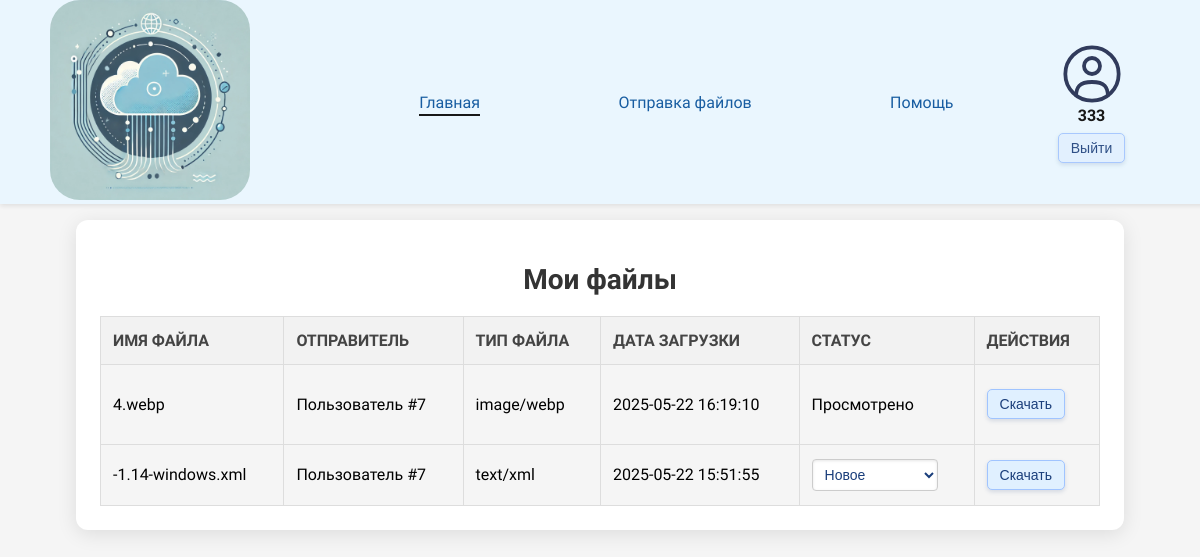
/pages/userPage.php (signed in), run on the app's committed database.
### tables this page shows
CREATE TABLE `files` (
  `id` int NOT NULL,
  `sender_id` int NOT NULL,
  `receiver_id` int DEFAULT '0',
  `file_name` varchar(255) NOT NULL,
  `mime_type` varchar(100) NOT NULL,
  `file_path` varchar(500) NOT NULL,
  `upload_date` timestamp NOT NULL DEFAULT CURRENT_TIMESTAMP,
  `status` enum('Новое','Просмотрено') NOT NULL DEFAULT 'Новое'
);

### pages/userPage.php (the view, shortened to what this page needs)
<? session_start();
if (isset($_SESSION['id'])) {
    require_once '../db/connection.php';
    $stmt = $conn->prepare("SELECT id, sender_id, receiver_id, file_name, mime_type, upload_date, status FROM files  WHERE receiver_id = ? OR receiver_id = 0 ORDER BY upload_date DESC");
    $stmt->execute([$_SESSION['id']]);
    $files = $stmt->fetchAll();
    $users = [];
    $stmt = $conn->prepare("SELECT id, login FROM users");
    $stmt->execute();
    $userResults = $stmt->fetchAll(PDO::FETCH_ASSOC);
    foreach ($userResults as $user) {
        $users[$user['id']] = $user['username'];
    }
} else {
    header('location:../index.html');
    exit;
}
?>
<!DOCTYPE html>
<html lang="ru">
<head>
    <link rel="stylesheet" href="../css/style.css">
    <link rel="stylesheet" href="../css/userPage.css">
</head>
<body>
    <header class="header">
        <a href="#"><img class="logo" src="../images/logo.webp" alt="Логотип компании"></a>
        <nav class="header__nav">
            <div class="header__cat">
                <a href="userPage.php" class="header__cat-link active">Главная</a>
                <a href="filesPage.php" class="header__cat-link">Отправка файлов</a>
                <a href="helpPage.php" class="header__cat-link">Помощь</a>
            </div>
            <div class="header__user">
                <div class="profile-container">
                    <div class="profile-container__info">
                        <p><? echo $_SESSION['login'] ?></p>
                    </div>
                    <form action="../php/logout.php" method="post" style="margin-top: 8px;">
                        <input class="profile-container__button" type="submit" value="Выйти">
                    </form>
                </div>
            </div>
        </nav>
    </header>
    <main>
        <div class="container">
            <h1>Мои файлы</h1>
            <?php if (!empty($files)): ?>
                <table class="files-table">
                    <thead>
                        <tr>
                            <th>Имя файла</th>
                            <th>Отправитель</th>
                            <th>Тип файла</th>
                            <th>Дата загрузки</th>
                            <th>Статус</th>
                            <th>Действия</th>
                        </tr>
                    </thead>
                    <tbody>
                        <?php foreach ($files as $file): ?>
                            <?php $statusClass = ($file['status'] === 'новое') ? 'status-new' : 'status-read'; ?>
                            <tr class="<?= $statusClass ?>">
                                <td><?= $file['file_name'] ?></td>
                                <td>
                                    <?php
                                    if ($file['sender_id'] == 0) {
                                        echo 'Системное сообщение';
                                    } else {
                                        echo isset($users[$file['sender_id']]) ?
                                            htmlspecialchars($users[$file['sender_id']]) :
                                            'Пользователь #' . $file['sender_id'];
                                    }
                                    ?>
                                </td>
                                <td><?= $file['mime_type'] ?></td>
                                <td><?= $file['upload_date'] ?></td>
                                <td>
                                    <? if ($file['status'] === 'Новое'): ?>
                                        <form method="post" action="../php/updateStatus.php" class="status-form">
                                            <select name="status" onchange="this.form.submit()">
                                                <option value="Новое" <?= $file['status'] === 'Новое' ? 'selected' : '' ?>>Новое</option>
                                            </select>
                                        </form>
                                    <? else: ?>
                                        <p>Просмотрено</p>
                                    <? endif ?>
                                </td>
                                <td>
                                    <form action="../php/download.php" method="get">
                                        <button class="download__btn" type="submit" >Скачать</button>
                                    </form>
                                </td>
                            </tr>
                        <?php endforeach; ?>
                    </tbody>
                </table>
            <?php else: ?>
                <div class="no-files">
                    <p>У вас нет доступных файлов</p>
                </div>
            <?php endif; ?>
        </div>
    </main>
</body>
</html>

### css/style.css (style rules this page uses)
body { margin: 0; font-family: 'Comfortaa', cursive; background-color: #ffffff; }
.header { position: fixed; top: 0; left: 0; width: 100%; background-color: white; z-index: 100; box-shadow: 0px 2px 5px rgba(0, 0, 0, 0.1); display: flex; padding: 0 50px 0 50px; justify-content: space-between; align-items: center; background-color: #e9f7ff; opacity: 0.9; }
.header__nav { display: flex; flex-direction: row; justify-content: space-between; width: 75vw; align-items: center; }
.header__cat { display: flex; flex-direction: row; width: 70vw; justify-content: space-around; margin-right: 35px; align-items: center; }
.header__user { display: flex; flex-direction: row; width: 20vw; }
.header__cat-link { position: relative; cursor: pointer; text-decoration: none; color: #004d99; transition: color 0.3s ease; }
.header__cat-link::after { content: ""; position: absolute; width: 100%; height: 2px; bottom: -4px; left: 0; background-color: black; transform: scaleX(0); transition: transform 0.3s ease; }
.header__cat-link.active::after { transform: scaleX(1); transform-origin: bottom left; }
.logo { width: 200px; height: 200px; border-radius: 15%; }
.profile-container { display: flex; flex-direction: column; align-items: center; position: relative; }
.profile-container p { font-size: 16px; margin: 0; font-weight: bold; }
button, .download__btn { background-color: #e0f0ff; color: #1a3e7b; border: 1px solid #a0c4ff; border-radius: 5px; padding: 6px 12px; font-size: 14px; cursor: pointer; transition: background-color 0.3s ease, box-shadow 0.3s ease; box-shadow: 0 2px 4px rgba(26, 62, 123, 0.15); }
select { padding: 5px 8px; border: 1px solid #a0c4ff; border-radius: 5px; font-size: 14px; color: #1a3e7b; background-color: #fff; box-shadow: inset 0 1px 3px rgba(0, 0, 0, 0.1); transition: border-color 0.3s ease; }
body { margin: 0; font-family: "Comfortaa", cursive; background-color: #ffffff; }
.header { position: fixed; top: 0; left: 0; width: 100%; background-color: #e9f7ff; z-index: 100; box-shadow: 0px 2px 5px rgba(0, 0, 0, 0.1); display: flex; padding: 0 50px; justify-content: space-between; align-items: center; opacity: 0.9; }
.profile-container form { width: 100%; }
.profile-container__info { display: flex; flex-direction: column; text-align: center; }
.profile-container__button { width: 100%; background-color: #e0f0ff; color: #1a3e7b; border: 1px solid #a0c4ff; border-radius: 5px; padding: 6px 12px; font-size: 14px; cursor: pointer; transition: background-color 0.3s ease, box-shadow 0.3s ease; box-shadow: 0 2px 4px rgba(26, 62, 123, 0.15); }

### css/userPage.css (style rules this page uses)
body { font-family: "Comfortaa", cursive; margin: 0; padding: 20px; background-color: #f5f5f5; }
.container { max-width: 1000px; margin: 200px auto; background-color: #fff; padding: 24px; border-radius: 12px; box-shadow: 0 4px 20px rgba(0, 0, 0, 0.1); overflow: auto; }
h1 { text-align: center; color: #333; font-size: 28px; margin-bottom: 20px; }
.files-table { width: 100%; border-collapse: collapse; margin-top: 20px; font-size: 16px; }
.files-table th, .files-table td { padding: 14px 12px; border: 1px solid #ddd; text-align: left; }
.files-table th { background-color: #f2f2f2; font-weight: bold; text-transform: uppercase; color: #444; }
.files-table tr:nth-child(even) { background-color: #f9f9f9; }
.status-read { background-color: #f5f5f5 !important; }
.status-form { margin: 0; padding: 0; border: none; background: none; box-shadow: none; }
.status-form select { padding: 6px 8px; border-radius: 4px; border: 1px solid #ccc; font-size: 14px; background-color: #fff; cursor: pointer; }

### data on the page
files: file_name "4.webp", sender "7", mime_type "image/webp", upload_date "2025-05-22 16:19:10", status "Просмотрено"
files: file_name "-1.14-windows.xml", sender "7", mime_type "text/xml", upload_date "2025-05-22 15:51:55", status "Новое"

### other printed values
$_SESSION['login'] "333"
